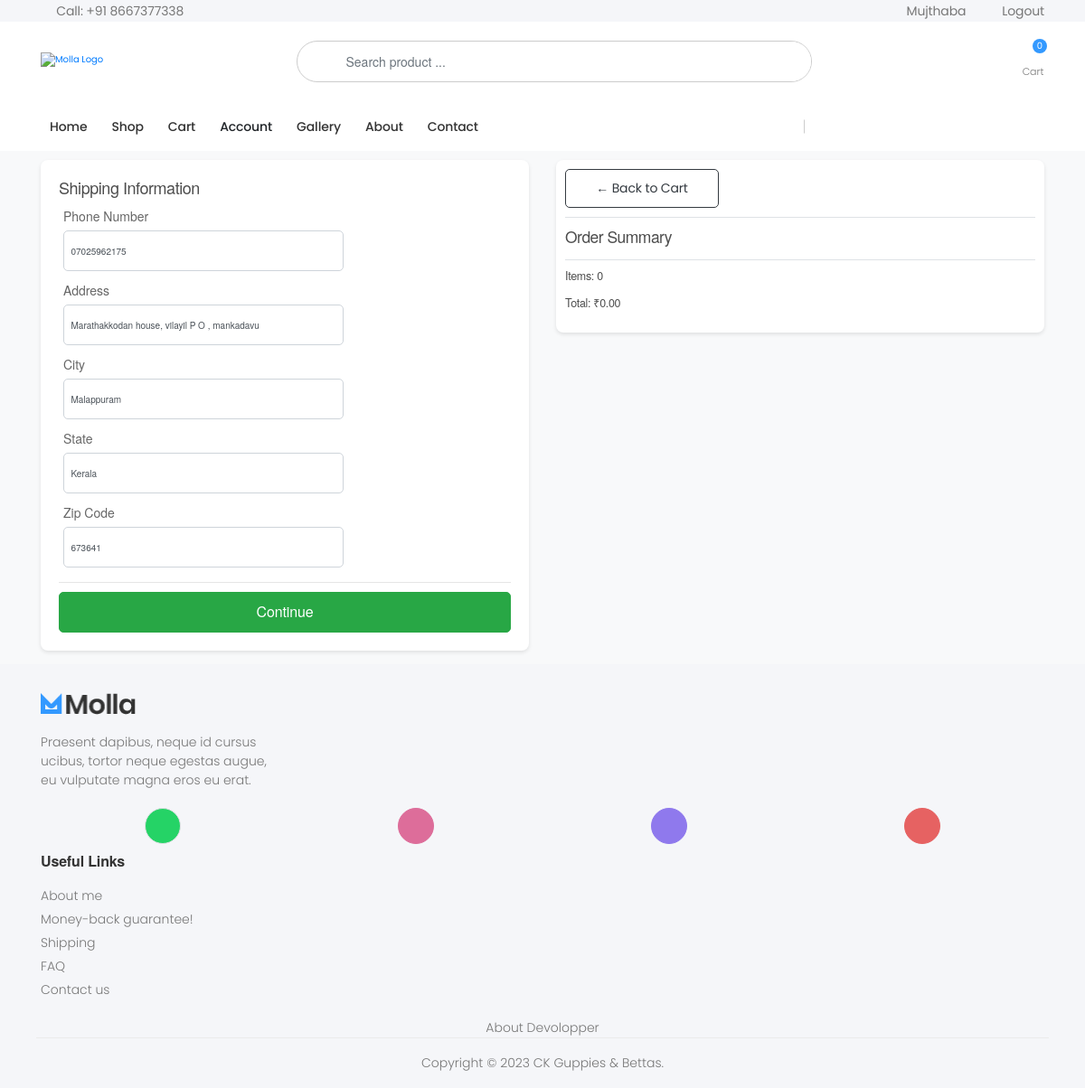
Before: /checkout/ (signed in) with the older database file.
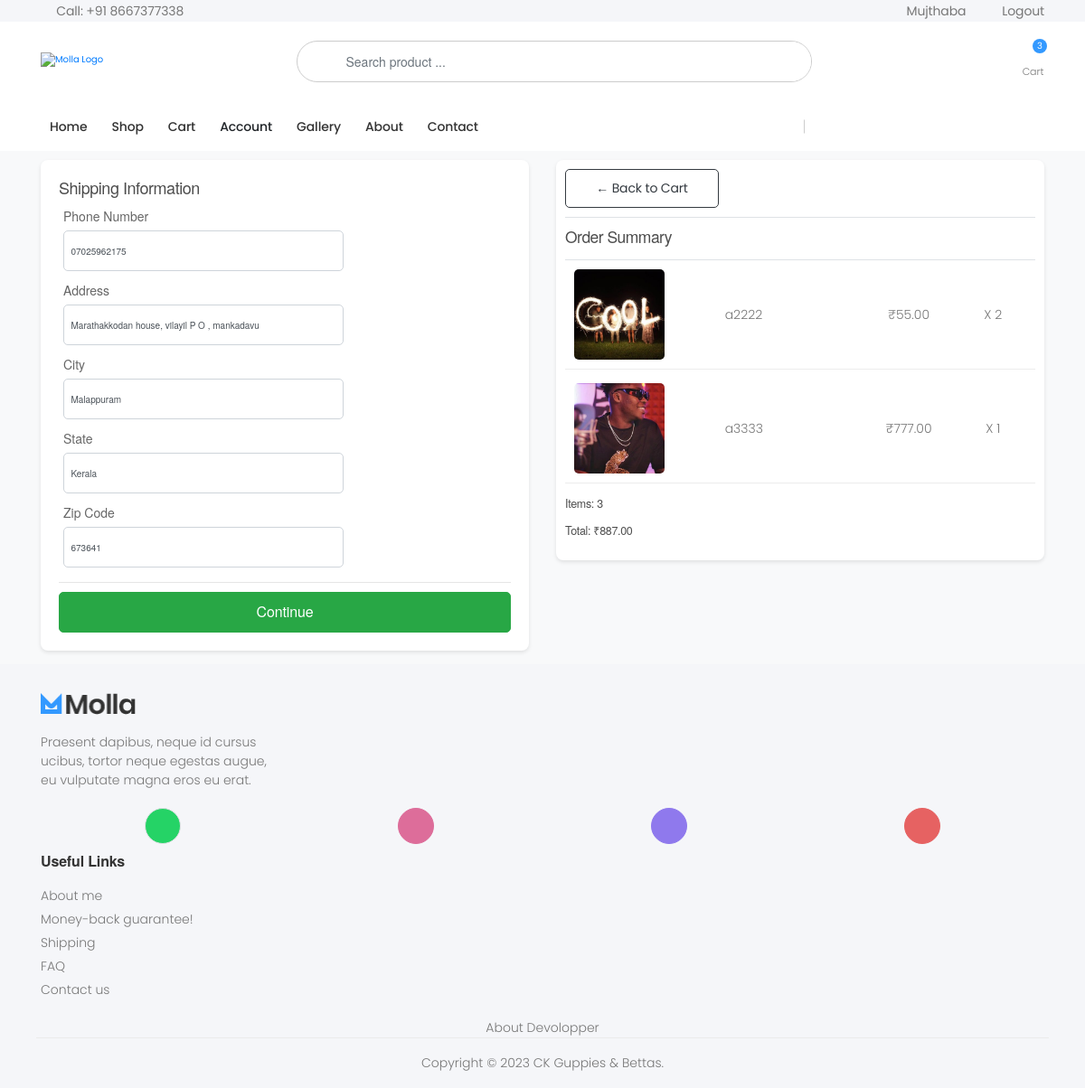
After: the same page with the newer database file.
### store/models.py (models this page shows, shortened)
class Order(models.Model):
    STATUS_CHOICES = [
        ('Processing', 'Processing'),
        ('Shipped', 'Shipped'),
        ('Delivered', 'Delivered')
    ]
    customer = models.ForeignKey(Customer, on_delete=models.SET_NULL, null=True, blank=True)
    date_ordered = models.DateTimeField(auto_now_add=True)
    complete = models.BooleanField(default=False)
    transaction_id = models.CharField(max_length=100, null=True)
    status = models.CharField(max_length=20, choices=STATUS_CHOICES, default='Processing')
    processing_time = models.DateTimeField(null=True, blank=True)
    shipped_time = models.DateTimeField(null=True, blank=True)
    delivered_time = models.DateTimeField(null=True, blank=True)
    def __str__(self):
        return str(self.id)
    @property
    def get_cart_total(self):
        orderitems = self.orderitem_set.all()
        total = sum([item.get_total for item in orderitems])
        return total
    @property
    def get_cart_items(self):
        orderitems = self.orderitem_set.all()
        total = sum([item.quantity for item in orderitems])
        return total

class OrderItem(models.Model):
    product = models.ForeignKey(Product, on_delete=models.SET_NULL, null=True)
    order = models.ForeignKey(Order, on_delete=models.SET_NULL, null=True)
    quantity = models.IntegerField(default=0, null=True, blank=True)
    date_added = models.DateTimeField(auto_now_add=True)
    price_at_purchase = models.DecimalField(max_digits=7, decimal_places=2, null=True, blank=True)
    @property
    def get_total(self):
        if self.price_at_purchase is None:
            self.price_at_purchase = self.product.new_price
        return self.price_at_purchase * self.quantity

class Product(models.Model):
    name = models.CharField(max_length=250, unique=True)
    slug = models.SlugField(max_length=250, unique=True)
    description = models.TextField(blank=True)
    old_price = models.DecimalField(max_digits=7, blank=True, null=True, decimal_places=2)
    new_price = models.DecimalField(max_digits=7, blank=False, decimal_places=2)
    category = models.ForeignKey(Category, on_delete=models.CASCADE)
    image_1 = models.ImageField(upload_to='product')
    image_2 = models.ImageField(upload_to='product', blank=True)
    image_3 = models.ImageField(upload_to='product', blank=True)
    video_url = models.URLField(max_length=200, blank=True)
    stock = models.IntegerField()
    available = models.BooleanField(default=True)
    new = models.BooleanField(default=True)
    created = models.DateTimeField(auto_now_add=True)
    update = models.DateField(auto_now=True)
    class Meta:
        ordering = ('name',)
        verbose_name = 'product'
        verbose_name_plural = 'products'
    @property
    def imageURL(self):
        try:
            url = self.image_1.url
        except:
            url = ''
        return url

### store/views.py (the view)
# urls.py: path('checkout/', views.checkout, name="checkout"),
def checkout(request):
    if request.user.is_authenticated:
        data = cartData(request)
        cartItems = data['cartItems']
        order = data['order']
        items = data['items']
        customer = request.user.customer
        last_shipping = ShippingAddress.objects.filter(customer=customer).order_by('-date_added').first()
        context = {
            'items': items,
            'order': order,
            'cartItems': cartItems,
            'last_shipping': last_shipping,
        }
        return render(request, 'store/checkout.html', context)
    else:
        return render(request, 'loginOrRegister.html')

### store/context_processors.py (called while the page is built)
def menu_link(request):
    links_list = Category.objects.all()
    paginator3 = Paginator(links_list,8)
    try:
        page = int(request.GET.get('page', '1'))
    except:
        page = 1
    try:
        links = paginator3.page(page)
    except (InvalidPage,EmptyPage):
        links = paginator3.page(paginator3.num_pages)
    return dict(links = links)

def cart_data(request):
    data = cartData(request)
    cartItems = data['cartItems']
    return dict(cartItems = cartItems)

### store/models.py (called while the page is built)
    def get_url(self):
        return reverse('store_app:product_by_category', args=[self.slug])

### store/utils.py (called while the page is built, shortened)
def cartData(request):
	if request.user.is_authenticated:
		customer = request.user.customer
		order, created = Order.objects.get_or_create(customer=customer, complete=False)
		items = order.orderitem_set.all()
		cartItems = order.get_cart_items
		total_price_difference = 0
	return {'cartItems':cartItems ,'order':order, 'items':items, 'total_price_difference':total_price_difference}

### store/templates/store/Checkout.html (shortened to what this page needs)
{% extends 'store/Base.html' %}
{% load static %}
{% block content %}
<link rel="stylesheet" href="https://stackpath.bootstrapcdn.com/bootstrap/4.4.1/css/bootstrap.min.css">
    <link rel="stylesheet" type="text/css" href="{% static 'css/main.css' %}">
</head>
<body>
    <div class="container">
        <div class="row">
            <div class="col-lg-6">
                <div class="box-element" id="form-wrapper">
                    <form id="form">
                        <div id="shipping-info">
                            <h5>Shipping Information</h5>
                            <div class="form-field">
                                <label for="number">Phone Number</label>
                                <input required class="form-control" type="text" id="number" name="number" placeholder="Number.." value="{{ last_shipping.number|default:'' }}" required>
                            </div>
                            <div class="form-field">
                                <label for="address">Address</label>
                                <input class="form-control" type="text" id="address" name="address" placeholder="Address.." value="{{ last_shipping.address|default:'' }}" required>
                            </div>
                            <div class="form-field">
                                <label for="city">City</label>
                                <input class="form-control" type="text" id="city" name="city" placeholder="City.." value="{{ last_shipping.city|default:'' }}" required>
                            </div>
                            <div class="form-field">
                                <label for="state">State</label>
                                <input class="form-control" type="text" id="state" name="state" placeholder="State.." value="{{ last_shipping.state|default:'' }}" required>
                            </div>
                            <div class="form-field">
                                <label for="zipcode">Zip Code</label>
                                <input class="form-control" type="text" id="zipcode" name="zipcode" placeholder="Zip code.." value="{{ last_shipping.zipcode|default:'' }}" required>
                            </div>
                        </div>
                        <hr>
                        <input id="form-button" class="btn btn-success btn-block" type="submit" value="Continue">
                    </form>
                </div>
                <br>
            </div>
            <div class="col-lg-6">
                <div class="box-element order-summary">
                    <a class="btn btn-outline-dark" href="{% url 'store_app:cart' %}">&#x2190; Back to Cart</a>
                    <hr>
                    <h3>Order Summary</h3>
                    <hr>
                    {% for item in items %}
                    <div class="cart-row">
                        <div><img class="row-image" src="{{item.product.imageURL}}"></div>
                        <div><p>{{item.product.name}}</p></div>
                        <div><p>₹{{item.product.new_price|floatformat:2}}</p></div>
                        <div><p>X  {{item.quantity}}</p></div>
                    </div>
                    {% endfor %}
                    <h5>Items: {{order.get_cart_items}}</h5>
                    <h5 name="total">Total: ₹{{order.get_cart_total|floatformat:2}}</h5>
                </div>
            </div>
        </div>
    </div>
{% endblock content %}

### store/templates/store/Base.html (shortened to what the changed rows need)
{% load static %}
<!DOCTYPE html>
<html lang="en">
<head>
    <link rel="stylesheet" href="{% static 'assets/vendor/line-awesome/line-awesome/line-awesome/css/line-awesome.min.css' %}">
    <link rel="stylesheet" href="{% static 'assets/css/bootstrap.min.css' %}">
    <link rel="stylesheet" href="{% static 'assets/css/plugins/owl-carousel/owl.carousel.css' %}">
    <link rel="stylesheet" href="{% static 'assets/css/plugins/magnific-popup/magnific-popup.css' %}">
    <link rel="stylesheet" href="{% static 'assets/css/plugins/jquery.countdown.css' %}">
    <link rel="stylesheet" href="{% static 'assets/css/style.css' %}">
    <link rel="stylesheet" href="{% static 'assets/css/skins/skin-demo-4.css' %}">
    <link rel="stylesheet" href="{% static 'assets/css/demos/demo-4.css' %}">
    <link rel="stylesheet" href="{% static 'assets/css/style2.css' %}">
</head>
<body>
    <div class="page-wrapper">
        <header class="header header-intro-clearance header-4">
            <div class="header-middle">
                <div class="container">
                    <div class="header-right">
                        <div class="dropdown cart-dropdown">
                            <a href="{% url 'store_app:cart' %}" class="dropdown-toggle">
                                <div class="icon">
                                    <i class="icon-shopping-cart"></i>
                                    <span class="cart-count">{{cartItems}}</span>
                                </div>
                            </a>
                        </div>
                    </div>
                </div>
            </div>
        </header>
        {% block content %}{% endblock %}
    </div>
</body>
</html>

Changed rows visible on the page:
added OrderItem: product.imageURL (picture), product.name "a2222", product.new_price "55.00", quantity "2"
added OrderItem: product.imageURL (picture), product.name "a3333", product.new_price "777.00", quantity "1"
computed for Order: get_cart_items "0" → "3"; get_cart_total "0.00" → "887.00"
Other visible differences:
{{ cartItems }}: "0" → "3"
